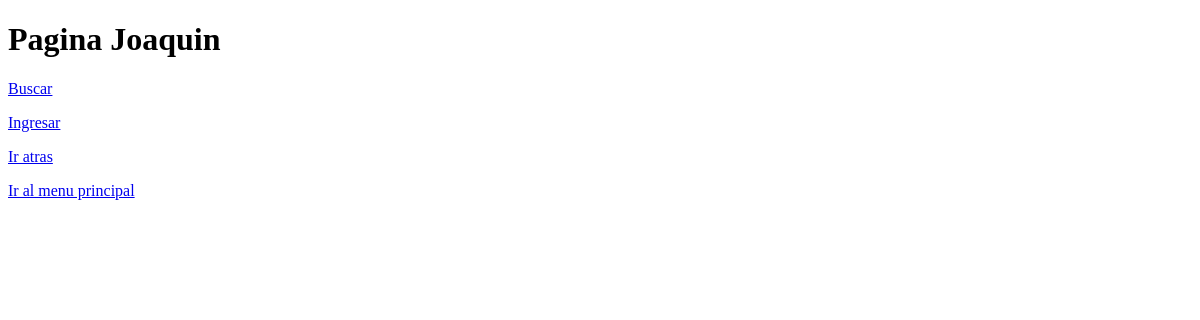
Before: /catalogo/catalogo/list/ with the older database file.
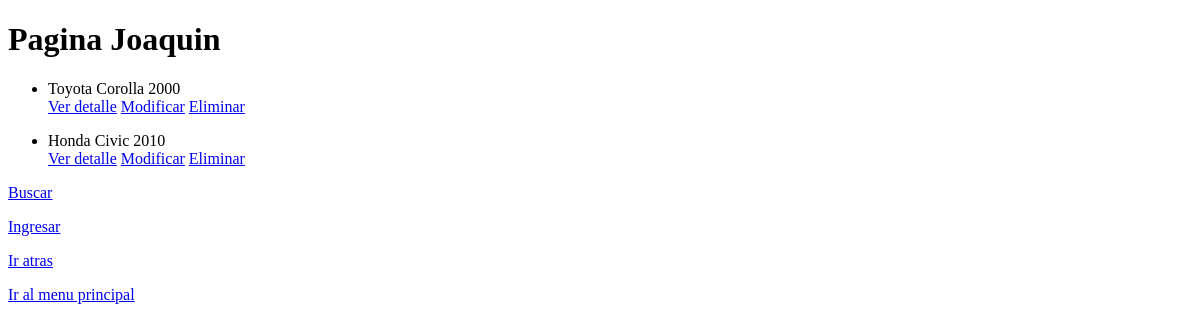
After: the same page with the newer database file.
### catalogo/models.py (models this page shows, shortened)
class Catalogo(models.Model):
    marca = models.ForeignKey(MarcaCategoria, on_delete=models.SET_NULL, blank=True, null=True, verbose_name="marca")
    modelo = models.ForeignKey(ModeloCategoria, on_delete=models.SET_NULL, blank=True, null=True, verbose_name="modelo")
    año = models.ForeignKey(AñoCategoria, on_delete=models.SET_NULL, blank=True, null=True, verbose_name="año")
    bateria = models.ForeignKey(BateriaCategoria, on_delete=models.SET_NULL, blank=True, null=True, verbose_name="bateria")
    descripcion = models.CharField(max_length=250, null=True, blank=True, verbose_name="descripcion")
    fecha_actualizacion = models.DateTimeField(default=timezone.now, editable=False, verbose_name="fecha de actualizacion")
    class Meta:
        verbose_name = "catalogo"
        verbose_name_plural = "catalogo"

class MarcaCategoria(models.Model):
    marca = models.CharField(max_length=100)
    class Meta:
        verbose_name = "marca"
        verbose_name_plural = "marca"
    def __str__(self) -> str:
        return self.marca

class ModeloCategoria(models.Model):
    modelo = models.CharField(max_length=100)
    class Meta:
        verbose_name = "modelo"
        verbose_name_plural = "modelo"
    def __str__(self) -> str:
        return self.modelo

class AñoCategoria(models.Model):
    año = models.IntegerField()
    class Meta:
        verbose_name = "año"
        verbose_name_plural = "año"
    def __str__(self) -> str:
        return f"{self.año}"

### catalogo/views.py (the view)
# urls.py: path("catalogo/list/", views.CatalogoList.as_view(), name = "catalogo_list"),
class CatalogoList(ListView):
    model = models.Catalogo

### catalogo/templates/catalogo/catalogo_list.html
{% extends "catalogo/base.html" %}
{% block catalogo %}
    {% for catalogo in object_list %}
        <ul>
            <li>{{ catalogo.marca }} {{ catalogo.modelo }} {{ catalogo.año }}</li>
            <a href="{% url 'catalogo:catalogo_detail' catalogo.id %}">Ver detalle</a>
            <a href="{% url 'catalogo:catalogo_update' catalogo.id %}">Modificar</a>
            <a href="{% url 'catalogo:catalogo_delete' catalogo.id %}">Eliminar</a>
        </ul>
    {% endfor %}
    <p><a href="{% url 'catalogo:consulta_catalogo' %}">Buscar</a></p>
    <p><a href="{% url 'catalogo:catalogo_form' %}">Ingresar</a></p>
    <p><a href="{% url 'catalogo:index' %}">Ir atras</a></p>
    <p><a href="{% url 'home:index' %}">Ir al menu principal</a></p>
{% endblock catalogo %}

### catalogo/templates/catalogo/base.html (shortened to what this page needs)
{% extends "home/base.html" %}
{% block content %}
    {% block catalogo %}
    {% endblock catalogo %}
{% endblock content %}

### home/templates/home/base.html (shortened to what this page needs)
<!DOCTYPE html>
<html lang="en">
<head>
</head>
<body>
    <h1>Pagina Joaquin</h1>
    {% block content %}
    {% endblock content %}
</body>
</html>

Changed rows visible on the page:
added Catalogo: marca "Toyota", modelo "Corolla", año "2000"
added Catalogo: marca "Honda", modelo "Civic", año "2010"
